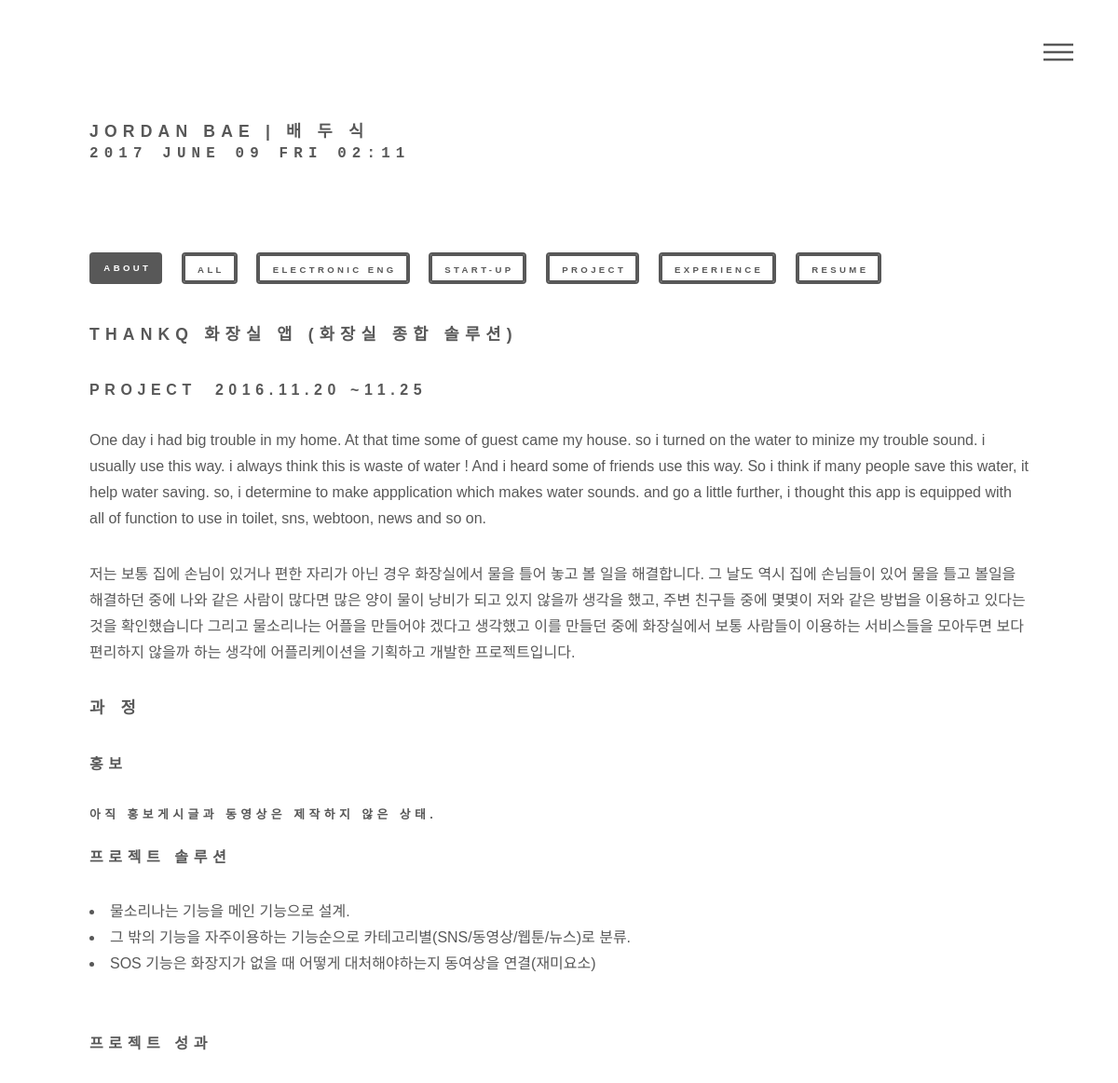
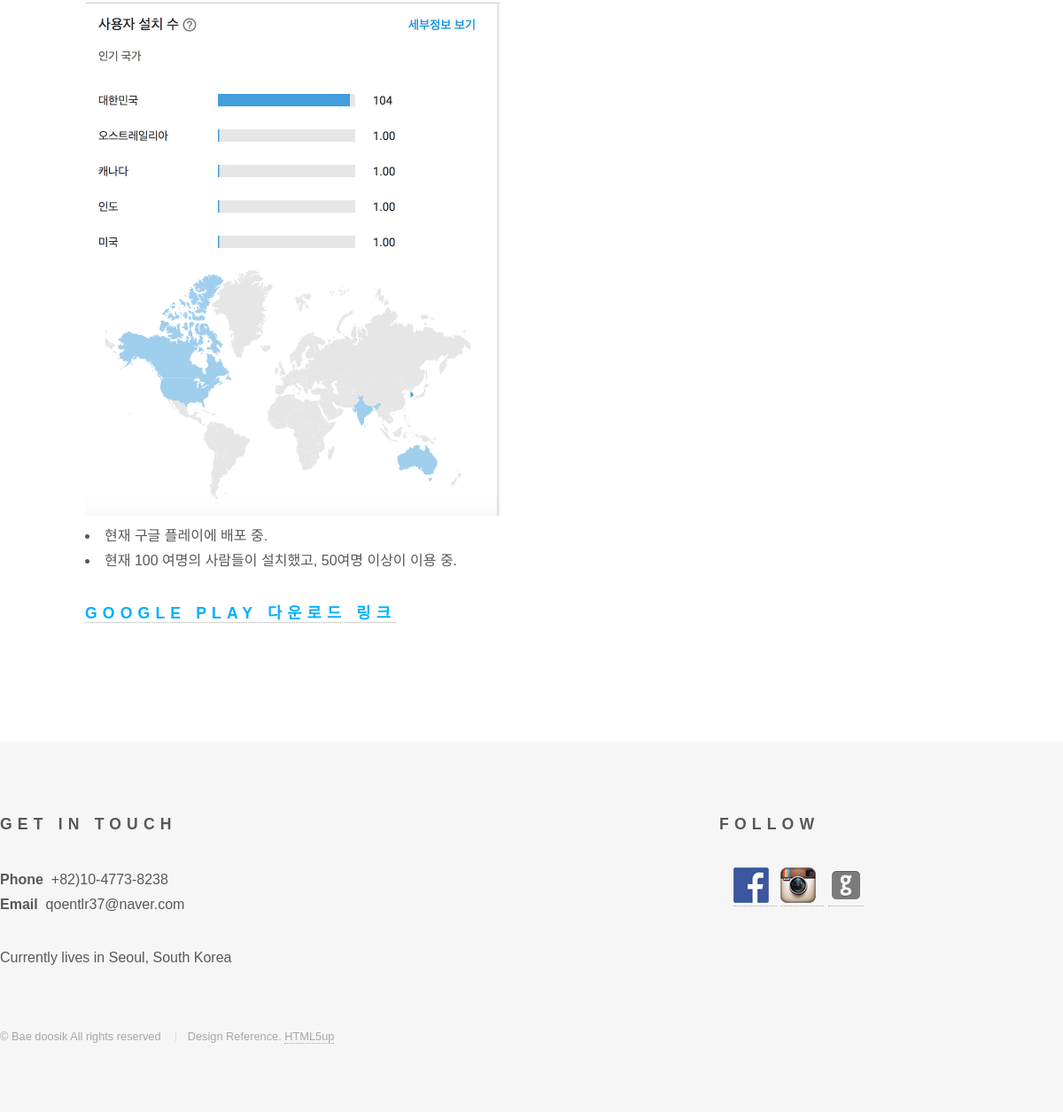
Screenshot of /post/detail/toilet/ with the database file from the repository (2 pictures, top to bottom).
### portfolio/models.py (models this page shows, shortened)
class TimestampModel(models.Model):
    created_date = models.DateTimeField(auto_now_add=True)
    updated_date = models.DateTimeField(auto_now=True, null=True)
    class Meta:
        abstract = True

class Post(TimestampModel):
    title = models.CharField(max_length=100)
    category= models.CharField(max_length=100,
        choices = (
            ('Electronic-Eng','Electronic-Eng'),
            ('Start-up','Start-up'),
            ('Project','Project'),
            ('Experience','Experience'),
        ),default=False)
    photo1 = models.ImageField(blank=True, upload_to='blog/photo1/%Y/%M/%D')
    photo2 = models.ImageField(blank=True, upload_to='blog/photo2/%Y/%M/%D')
    summary = models.CharField(max_length=200)
    period = models.CharField(max_length=200, default=False)
    url = models.CharField(max_length=100)
    class Meta:
        ordering = ['id']

### portfolio/views.py (the view)
# urls.py: url(r'^post/detail/toilet/$',views.post_detail_toilet,name='post_detail_toilet'),
def post_detail_toilet(request):
    post = Post.objects.filter(url="portfolio:post_detail_toilet").first()
    return render(request, 'portfolio/toilet.html',{
        'post':post
    })

### portfolio/templates/portfolio/toilet.html (shortened to what this page needs)
{% extends "portfolio/layout.html" %}
{% block contents %}
{% load static %}
{% load imagekit %}
	<div id="wrapper">
		<header id="header">
			<div class="inner">
					<a href="/"><h2>JORDAN BAE | 배 두 식 <pre>{% now "Y F d D H:i" %} </pre></h2></a>
				<br><br>
    		<nav>
    			<ul>
    				<li><a class = 'menu' href="#menu">Menu</a></li>
    			</ul>
    		</nav>
			</div>
		</header>
    <div id="main">
	<div class="inner">
		<header>
	  		  <ul class="actions">
                <li><a href="{% url "portfolio:profile" %}" class="button special small searchtag">About</a></li>
	  		  	<li><a href="{% url "portfolio:main_view" %}" class="button small searchtag">All</a></li>
	  		  	<li><a href="{% url "portfolio:elec" %}" class="button small searchtag">Electronic Eng</a></li>
	  		  	<li><a href="{% url "portfolio:startup" %}" class="button small searchtag">Start-up</a></li>
	  		  	<li><a href="{% url "portfolio:project" %}" class="button small searchtag">Project</a></li>
                <li><a href="{% url "portfolio:experience" %}" class="button small searchtag">Experience</a></li>
                <li><a href="{% url "portfolio:resume" %}" class="button small searchtag">RESUME</a></li>
	  		  </ul>
		</header>
                <h2> {{ post.title }}</h2>
                <h3>{{ post.category }}&nbsp&nbsp{{ post.period }}</h3>
                <div class="row uniform">
                </div><br>
                <p>One day i had big trouble in my home. At that time some of guest came my house. so i turned on the water to minize my trouble sound.
                i usually use this way. i always think this is waste of water ! And i heard some of friends use this way. So i think if many people save this water, it help water saving.
                so, i determine to make appplication which makes water sounds. and go a little further, i thought this app is equipped with all of function to use in toilet, sns, webtoon, news and so on.</p>
                <p>저는 보통 집에 손님이 있거나 편한 자리가 아닌 경우 화장실에서 물을 틀어 놓고 볼 일을 해결합니다. 그 날도 역시 집에 손님들이 있어 물을 틀고 볼일을 해결하던 중에
                나와 같은 사람이 많다면 많은 양이 물이 낭비가 되고 있지 않을까 생각을 했고, 주변 친구들 중에 몇몇이 저와 같은 방법을 이용하고 있다는 것을 확인했습니다 그리고 물소리나는 어플을 만들어야 겠다고 생각했고 이를
                만들던 중에 화장실에서 보통 사람들이 이용하는 서비스들을 모아두면 보다 편리하지 않을까 하는 생각에 어플리케이션을 기획하고 개발한 프로젝트입니다.</p>
                <h2>과 정</h2>
                <h3>홍보</h3>
                <h4>아직 홍보게시글과 동영상은 제작하지 않은 상태.</h4>
                <h3>프로젝트 솔루션</h3>
                <table>
                    <li>물소리나는 기능을 메인 기능으로 설계.</li>
                    <li>그 밖의 기능을 자주이용하는 기능순으로 카테고리별(SNS/동영상/웹툰/뉴스)로 분류.</li>
                    <li>SOS 기능은 화장지가 없을 때 어떻게 대처해야하는지 동여상을 연결(재미요소)</li>
                </table><br>
                <h3>프로젝트 성과</h3>
                <img src="{% static 'portfolio/assets/thank_toilet_4.png' %}"/>
                <table>
                    <li>현재 구글 플레이에 배포 중.</li>
                    <li>현재 100 여명의 사람들이 설치했고, 50여명 이상이 이용 중. </li>
                </table>
                <h2 style="color: #00afff;"><a href="https://play.google.com/store/apps/details?id=com.thankq.user.myapplication">Google Play 다운로드 링크</a></h2>
            </div>
    </div>
    </div>
{% endblock %}

### rows the page displays
Post: title "THANKQ 화장실 앱 (화장실 종합 솔루션)", category "PROJECT", period "2016.11.20 ~11.25"
